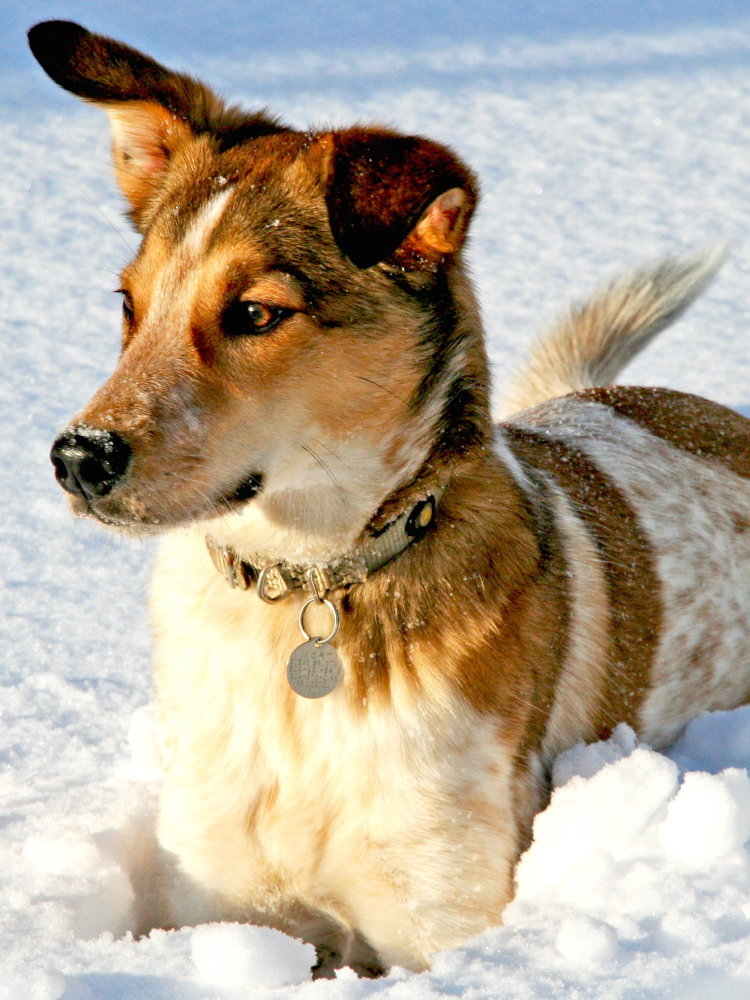
#> input picture dog.jpg, 1500 x 2000 px (shown at 1/2 size)
$ jupyter execute --allow-errors '빅데수 실습3 Principal Axes.ipynb'   (older library calls are emulated)
#> lines starting #> are read from the running program, lines starting #| are printed output that depends on the picture
# 실습 3: Principal Axes, Eigen Face Continued (2023.10.04)
### 빅데이터수치해석 입문 및 실습
### 숙명여자대학교 기계시스템학부 심주용

- Reference: [Data-Driven Science and Engineering](https://www.databookuw.com/) by Steven L. Brunton, J. Nathan Kutz

##  Principal Axes: Noisy Cloud Data with an angle of 60$^{\circ}$

In this example, we aim to create random data with a variance of 4 (standard deviation, 2) along the 60-degree axis and a variance of 0.25 (standard deviation, 0.5) along the 150-degree axis. We then use principal component analysis to verify the principal axis transformation.

First, let's create 10,000 points for the x and y coordinates with a mean of 0 and a variance of 1 using the **np.random.randn function**.

To stretch this data by a factor of 2 along the x-axis and 0.5 along the y-axis, we multiply it by the following diagonal matrix:
$\begin{bmatrix}
2 & 0\\
0 & 0.5
\end{bmatrix}$.

Next, to rotate the data by an angle of 60 degrees, we multiply it by the rotation matrix $R_{\pi/3}, i.e., R_{60^{\circ}}$ =
$\begin{bmatrix}
cos(60^{\circ}) & -sin(60^{\circ})  \\
sin(60^{\circ})  & cos(60^{\circ})
\end{bmatrix}$
=
$\begin{bmatrix}
1/2 & -\sqrt3/2 \\
\sqrt3/2 & 1/2
\end{bmatrix}$.

Lastly, to move the center from (0,0) to (2,1), we add (2,1).

As a result, the following operation is applied to (x,y).
$\begin{bmatrix}
cos(60^{\circ}) & -sin(60^{\circ})  \\
sin(60^{\circ})  & cos(60^{\circ})
\end{bmatrix}$
$\begin{bmatrix}
2 & 0\\
0 & 0.5
\end{bmatrix}$
$\begin{bmatrix}
x\\
y
\end{bmatrix}$
+
$\begin{bmatrix}
2\\
1
\end{bmatrix}$

Lastly, we use it to plot confidence intervals using multiple standard deviations.

- Let's visualize the original scatter and sequential steps of transformations
- Let's explain the confidence interval of gaussian distribution (normal distribution)

[cell 1]
import matplotlib.pyplot as plt
import numpy as np
plt.rcParams['figure.figsize'] = [16, 8]

xC = np.array([2, 1])      # Center of data (mean)
sig = np.array([2, 0.5])   # Principal axes

theta = np.pi/3            # Rotate cloud by pi/3

R = np.array([[np.cos(theta), -np.sin(theta)],     # Rotation matrix
              [np.sin(theta), np.cos(theta)]])

nPoints = 10000            # Create 10,000 points
X = (R @ np.diag(sig) @ np.random.randn(nPoints,2).T).T + np.ones((nPoints,2)) @ np.diag(xC)

fig = plt.figure()
ax1 = fig.add_subplot(121)
ax1.plot(X[:,0],X[:,1], 'k.')
ax1.grid()
plt.xlim((-6, 8))
plt.ylim((-6,8))

Xavg = np.mean(X,axis=0)                  # Compute mean
B = X - Xavg      # Mean-subtracted data

# Find principal components (SVD)
U, S, VT = np.linalg.svd(B/np.sqrt(nPoints-1),full_matrices=False)

ax2 = fig.add_subplot(122)
ax2.plot(X[:,0],X[:,1], 'k.')   # Plot data to overlay PCA
ax2.grid()
plt.xlim((-6, 8))
plt.ylim((-6,8))

theta = 2 * np.pi * np.arange(0,1,0.01)
Rp = VT.T
# 1-std confidence interval
Xstd = Rp @ np.diag(S) @ np.array([np.cos(theta),np.sin(theta)])

ax2.plot(Xavg[0] + Xstd[0,:], Xavg[1] + Xstd[1,:],'-',color='r',lw=3)
ax2.plot(Xavg[0] + 2*Xstd[0,:], Xavg[1] + 2*Xstd[1,:],'-',color='r',lw=3)
ax2.plot(Xavg[0] + 3*Xstd[0,:], Xavg[1] + 3*Xstd[1,:],'-',color='r',lw=3)

# Plot principal components U[:,0]S[0] and U[:,1]S[1]
ax2.plot(np.array([Xavg[0], Xavg[0]+Rp[0,0]*S[0]]),
         np.array([Xavg[1], Xavg[1]+Rp[1,0]*S[0]]),'-',color='cyan',lw=5)
ax2.plot(np.array([Xavg[0], Xavg[0]+Rp[0,1]*S[1]]),
         np.array([Xavg[1], Xavg[1]+Rp[1,1]*S[1]]),'-',color='cyan',lw=5)

plt.show()

The first three standard deviation ellipsoids (red), and the two left singular vectors, scaled by singular values ($\sigma_1v_1 + x_C$ and $\sigma_2u_2 + x_C$: cyan).

## Eigen Face Continued

In this example, use the SVD of the eigenface example and reconstruct a dog face.

- Let's review the previous example
- We will understand the m*n image pixels

[cell 2]
import matplotlib.pyplot as plt
import numpy as np
import os
import scipy.io
plt.rcParams['figure.figsize'] = [8, 8]
plt.rcParams.update({'font.size': 18})

#> (the rest of this cell did not finish here and is left out)

[cell 3]
from matplotlib.image import imread
from skimage.transform import resize

img = imread(os.path.join('dog.jpg'))
#> img is the input picture: shape (2000, 1500, 3); mean R, G, B 181.4, 169.5, 151.9
img = img.mean(-1) # Convert RGB to grayscale
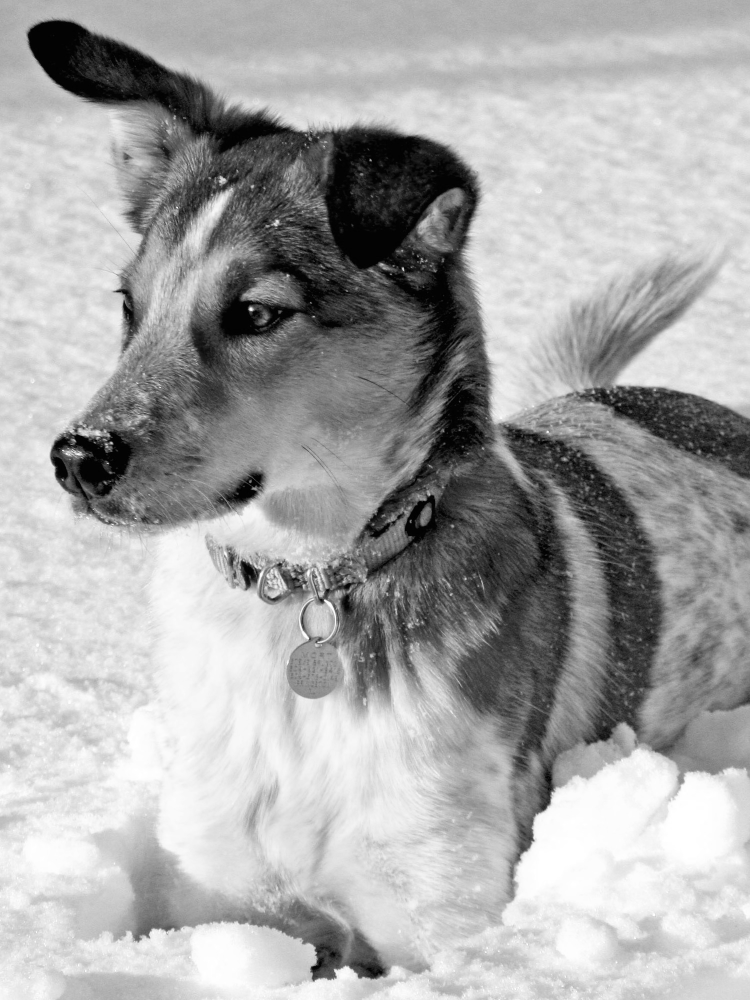
#> img: shape (2000, 1500) float64 (shown at 1/2 size); min 0, max 255, mean 167.6
#> (the rest of this cell did not finish here and is left out)

#> (a cell that did not finish here is left out)

#> (a cell that did not finish here is left out)

#> (a cell that did not finish here is left out)

[cell 7]
VT.shape

[cell 8]
U.shape, S.shape, VT.shape, X.shape

#> (a cell that did not finish here is left out)

## Ratation: Orthogonal Matrix of SVD

Geometric illustration of the SVD

[cell 10]
import matplotlib.pyplot as plt
import numpy as np
from mpl_toolkits.mplot3d import Axes3D
plt.rcParams['figure.figsize'] = [16, 8]
plt.rcParams.update({'font.size': 18})

theta = np.array([np.pi/15, -np.pi/9, -np.pi/20])
Sigma = np.diag([3, 1, 0.5]) # scale x, then y, then z

# Rotation about x axis
Rx = np.array([[1, 0, 0],
               [0, np.cos(theta[0]), -np.sin(theta[0])],
               [0, np.sin(theta[0]), np.cos(theta[0])]])

# Rotation about y axis
Ry = np.array([[np.cos(theta[1]), 0, np.sin(theta[1])],
               [0, 1, 0],
               [-np.sin(theta[1]), 0, np.cos(theta[1])]])

# Rotation about z axis
Rz = np.array([[np.cos(theta[2]), -np.sin(theta[2]), 0],
               [np.sin(theta[2]), np.cos(theta[2]), 0],
               [0, 0, 1]])

# Rotate and scale
X = Rz @ Ry @ Rx @ Sigma

[cell 11]
# Plot sphere
fig = plt.figure()
ax1 = fig.add_subplot(121, projection='3d')
u = np.linspace(-np.pi, np.pi, 100)
v = np.linspace(0, np.pi, 100)
x = np.outer(np.cos(u), np.sin(v))
y = np.outer(np.sin(u), np.sin(v))
z = np.outer(np.ones(np.size(u)), np.cos(v))

# Plot the surface
surf1 = ax1.plot_surface(x, y, z, cmap='jet',alpha=0.6,facecolors=plt.cm.jet(z),linewidth=0.5,rcount=30,ccount=30)
surf1.set_edgecolor('k')
ax1.set_xlim3d(-2, 2)
ax1.set_ylim3d(-2, 2)
ax1.set_zlim3d(-2, 2)

xR = np.zeros_like(x)
yR = np.zeros_like(y)
zR = np.zeros_like(z)

for i in range(x.shape[0]):
    for j in range(x.shape[1]):
        vec = [x[i,j], y[i,j], z[i,j]]
        vecR = X @ vec
        xR[i,j] = vecR[0]
        yR[i,j] = vecR[1]
        zR[i,j] = vecR[2]

ax2 = fig.add_subplot(122, projection='3d')
surf2 = ax2.plot_surface(xR, yR, zR, cmap='jet',alpha=0.6,linewidth=0.5,facecolors=plt.cm.jet(z),rcount=30,ccount=30)
surf2.set_edgecolor('k')
ax2.set_xlim3d(-2, 2)
ax2.set_ylim3d(-2, 2)
ax2.set_zlim3d(-2, 2)
plt.show()

## Truncation for Denoising
In this example, shown, we artificially construct a rank-2 matrix and we contaminate the signal with Gaussian white noise.
First, let's understand rank-1 and rank-2 matrices. From -3 to 3, define functions:
1. $cos(17t)e^{-t^2}$ and $sin(5t)e^{-t^2}$
2. $sin(11t)$ and $cos(13t)$

[cell 12]
t = np.arange(-3,3,0.01)

Utrue = np.array([np.cos(17*t) * np.exp(-t**2), np.sin(11*t)]).T
Strue = np.array([[2, 0],[0, 0.5]])
Vtrue = np.array([np.sin(5*t) * np.exp(-t**2), np.cos(13*t)]).T

plt.plot(Utrue[:,:1] )
plt.plot(Vtrue[:,:1])
#> figure, not shown here; curve peaks at x = 300, y = 1; curve peaks at x = 329, y = 0.913

### Make a rank-1 matrix image

[cell 13]
X = Utrue[:,:1] @ Strue[:1,:1] @ Vtrue.T[:1,:]
plt.imshow(X)
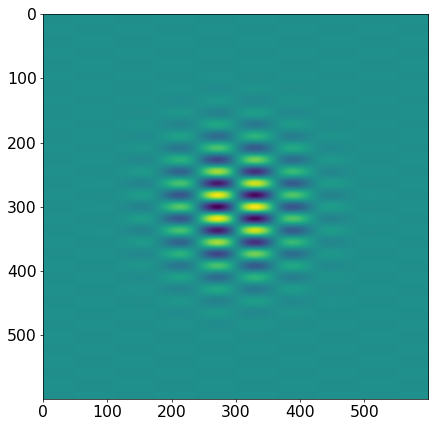
#> figure drawn by matplotlib, 1 panel

### Make a rank-2 matrix image

[cell 14]
import matplotlib.pyplot as plt
import matplotlib.patches as patches
import numpy as np
plt.rcParams['figure.figsize'] = [8, 8]
plt.rcParams.update({'font.size': 18})

t = np.arange(-3,3,0.01)

Utrue = np.array([np.cos(17*t) * np.exp(-t**2), np.sin(11*t)]).T
Strue = np.array([[2, 0],[0, 0.5]])
Vtrue = np.array([np.sin(5*t) * np.exp(-t**2), np.cos(13*t)]).T

X = Utrue @ Strue @ Vtrue.T

plt.imshow(X)
plt.set_cmap('gray')
plt.axis('off')
plt.show()

### Add noise to the matrix

[cell 15]
sigma = 1
Xnoisy = X + sigma*np.random.randn(*X.shape)
plt.imshow(Xnoisy)
plt.set_cmap('gray')
plt.axis('off')
plt.show()
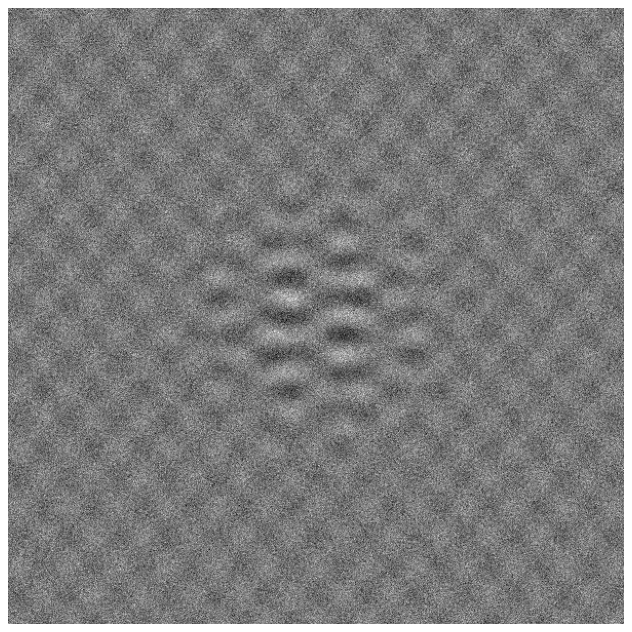
#> figure drawn by matplotlib, 1 panel

### Denoise using SVD

[cell 16]
U, S, VT = np.linalg.svd(Xnoisy,full_matrices=0)
N = Xnoisy.shape[0]
r = 1

Xclean = U[:,:(r+1)] @ np.diag(S[:(r+1)]) @ VT[:(r+1),:]
plt.imshow(Xclean)
plt.set_cmap('gray')
plt.axis('off')
plt.show()

### Use 90% cutoff

[cell 17]
cdS = np.cumsum(S**2) / np.sum(S**2) # Cumulative energy
r90 = np.min(np.where(cdS > 0.90)) # Find r to capture 90% energy
X90 = U[:,:(r90+1)] @ np.diag(S[:(r90+1)]) @ VT[:(r90+1),:]
plt.imshow(X90)
plt.set_cmap('gray')
plt.axis('off')
plt.show()

### Plot Singular Values

[cell 18]
fig = plt.figure(figsize=(15,5))
ax1 = fig.add_subplot(131)

cutoff = 5000 #56.56854249492381
ax1.semilogy(S**2,'-o', color='k', lw=2)
ax1.semilogy(np.diag(S[:(r+1)])**2,'o', color='r', lw=2)
ax1.plot(np.array([-20, N+20]),np.array([cutoff, cutoff]),'--', color='r', lw=2)
rect = patches.Rectangle((-5,1000),100,20000,lw=2,linestyle='--',facecolor='none',edgecolor='k')
ax1.add_patch(rect)
# ax1.set_xlim((-10,610))
# ax1.set_ylim((0.003,300))
ax1.grid()

ax2 = fig.add_subplot(132)
ax2.semilogy(S**2,'-o', color='k', lw=2)
ax2.semilogy(np.diag(S[:(r+1)])**2,'o', color='r', lw=2)
ax2.plot(np.array([-20, N+20]),np.array([cutoff, cutoff]),'--', color='r', lw=2)
ax2.set_xlim((-5,100))
ax2.set_ylim((1000,20000))
# for tick in ax2.get_yticklabels():
#     tick.set_fontsize(5)
ax2.grid()

ax3 = fig.add_subplot(133)
ax3.plot(cdS,'-o',color='k',lw=2)
ax3.plot(cdS[:(r90+1)],'o',color='b',lw=2)
ax3.plot(cdS[:(r+1)],'o',color='r',lw=2)
plt.xticks(np.array([0, r90, 600]))
plt.yticks(np.array([0, 0.5, 0.9, 1]))
plt.xlim((-10,610))
ax3.plot(np.array([r90, r90, -10]),np.array([0, 0.9, 0.9]),'--',color='b',lw=2)
ax3.grid()
fig.tight_layout(pad=0.5)
plt.show()
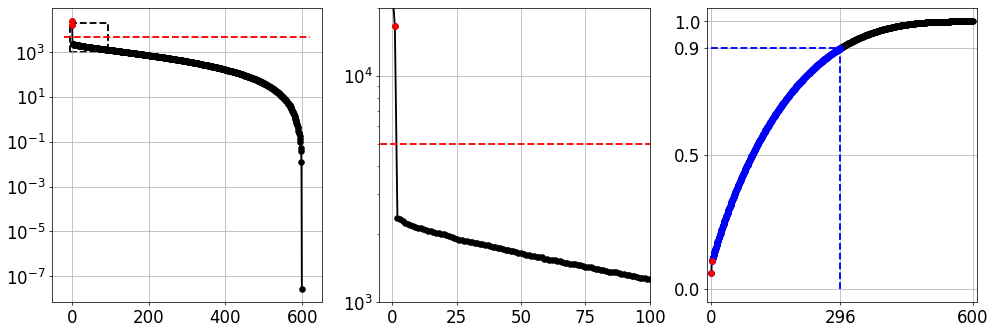
#> figure drawn by matplotlib, 3 panels; panel 1: curve peaks at x = 0, y = 24068.2; panel 2: curve peaks at x = 0, y = 24068.2; panel 3: curve peaks at x = 599, y = 1; panel 3: curve peaks at x = 296, y = 0.9

## PCA 시각화 (2020년도 기말고사 기출문제)

다음 “sensor_array_data.csv” 데이터는 6가지 다른 몸의 움직임에 대해서 각각 30번 측정한 센서 데이터이다. 이 데이터는 총 180측정한 데이터에 대해서 776개의 특징값을 가진다. 즉, 다음 “sensor_array_data.csv”는 아래와 같이 180 x 776 행렬이다.

각각 다른 몸의 동작은 A, B, C, D, E, F로 구별되어 “sensor_array_data_grp.csv”에 저장이 되어있다.
위 데이터에 주성분분석(Principal Component Analysis)를 적용하여 구한 주성분1과 주성분2를 이용한다고 하자. 이때 몸 동작 A, B, C, D, E, F 중 다른 동작과 가장 잘 구별되는 동작은 무엇인가?

답: 동작 (                  )이다.

## Importance of Data Alignment

[cell 19]
import matplotlib.pyplot as plt
import numpy as np
import scipy.misc
plt.rcParams['figure.figsize'] = [8,8]
plt.rcParams.update({'font.size': 18})

n = 1000
q = int(n/4)
X = np.zeros((n,n))
X[(q-1):(3*q),(q-1):(3*q)] = 1

plt.imshow(X)
plt.set_cmap('gray')
plt.axis('off')
plt.title('Unrotated Matrix')
plt.show()
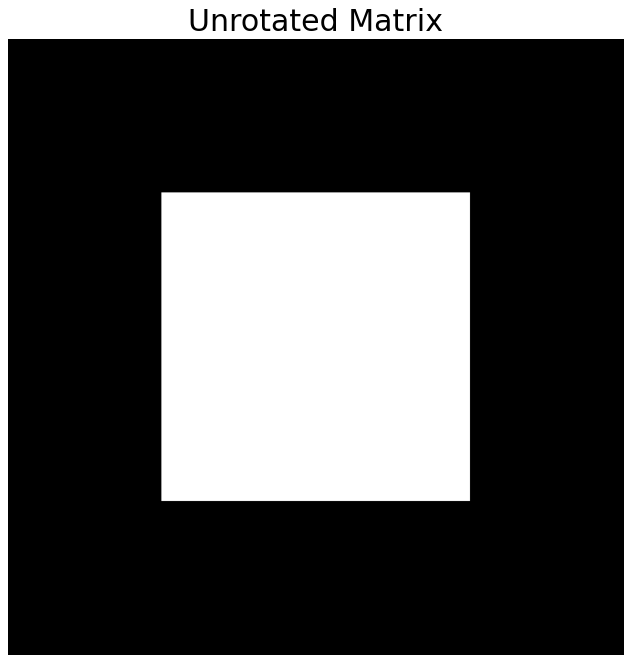
#> figure drawn by matplotlib, 1 panel

[cell 20]
import skimage
X_rot = skimage.transform.rotate(X,10)
X_rot[np.nonzero(X_rot)] = 1

plt.imshow(X_rot)
plt.set_cmap('gray')
plt.axis('off')
plt.title('Rotated Matrix')
plt.show()
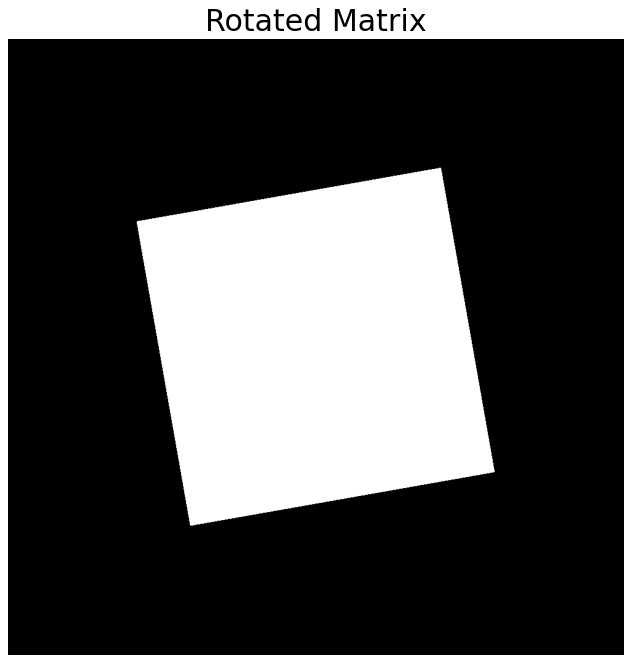
#> figure drawn by matplotlib, 1 panel

[cell 21]
U, S, VT = np.linalg.svd(X,full_matrices=0)

plt.semilogy(S,'-o',color='k')
plt.ylim((10**(-16),10**(4)+1))
plt.yticks(np.power(10,np.arange(-16,4,4, dtype=float)))
plt.xticks(np.arange(0,1000,250))
plt.grid()
plt.title('Unrotated Matrix: Spectrum')
plt.show()
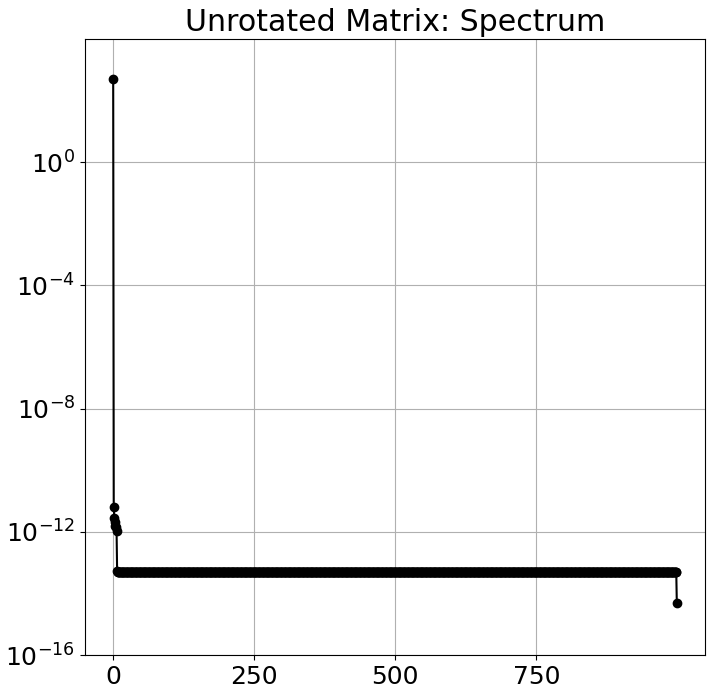
#> figure drawn by matplotlib, 1 panel; curve peaks at x = 0, y = 501

[cell 22]
U_rot, S_rot, VT_rot = np.linalg.svd(X_rot,full_matrices=0)

plt.semilogy(S_rot,'-o',color='k')
plt.ylim((10**(-16),10**(4)+1))
plt.yticks(np.power(10,np.arange(-16,4,4, dtype=float)))
plt.xticks(np.arange(0,1000,250))
plt.grid()
plt.title('Rotated Matrix: Spectrum')
plt.show()
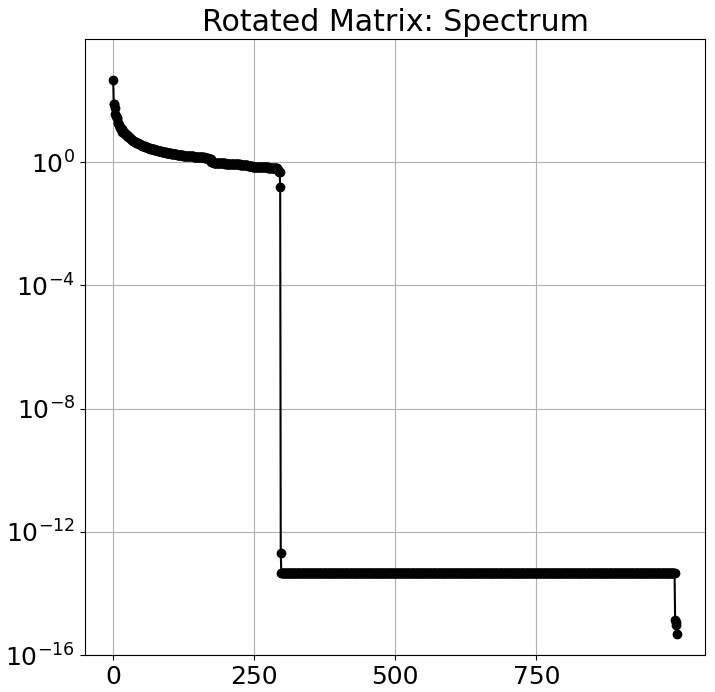
#> figure drawn by matplotlib, 1 panel; curve peaks at x = 0, y = 478.2

[cell 23]
import matplotlib.pyplot as plt
import matplotlib.cm
import numpy as np
import skimage.transform

plt.rcParams['figure.figsize'] = [12,6]
plt.rcParams.update({'font.size': 18})

n = 1000
q = int(n/4)
X = np.zeros((n,n))
X[(q-1):(3*q),(q-1):(3*q)] = 1

nAngles = 12 # Sweep through 12 different angles, from 0:4:44 degrees
cm_np = np.array([[0,0,2/3],
                 [0,0,1],
                 [0,1/3,1],
                 [0,2/3,1],
                 [0,1,1],
                 [1/3,1,2/3],
                 [2/3,1,1/3],
                 [1,1,0],
                 [1,2/3,0],
                 [1,1/3,0],
                 [1,0,0],
                 [2/3,0,0]])


cmap = plt.cm.jet
cmap.set_bad(alpha = 0.0)

U, S, VT = np.linalg.svd(X,full_matrices=0)

fig1 = plt.figure()
ax1 = fig1.add_subplot(121)
plt.imshow(np.ma.masked_where(X == 0, X),vmin=0,vmax=nAngles)
plt.set_cmap(cmap)
plt.axis('off')


ax2 = fig1.add_subplot(122)
plt.semilogy(S,'-o',color=tuple(cm_np[0]))
plt.grid()

plt.show()
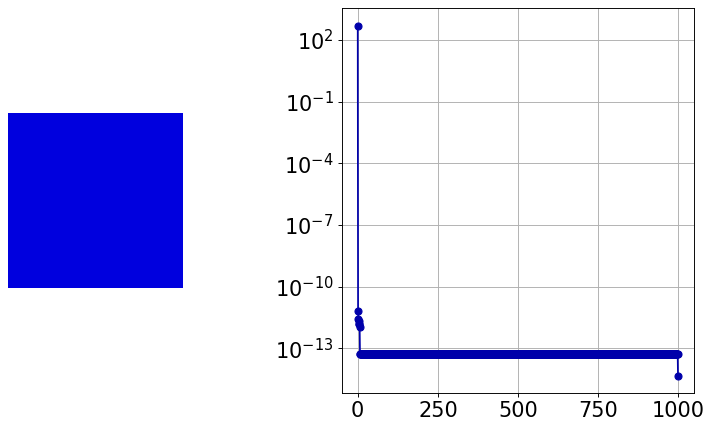
#> figure drawn by matplotlib, 2 panels; panel 2: curve peaks at x = 0, y = 501

[cell 24]
Xrot = X

fig, axs = plt.subplots(1,2)

for j in range(nAngles):
    Xrot = skimage.transform.rotate(X,j*4) #rotate by theta = j*4 degrees
    Xrot[np.nonzero(Xrot)] = j

    U, S, VT = np.linalg.svd(Xrot)

    axs[0].imshow(np.ma.masked_where(Xrot == 0, Xrot),vmin=0,vmax=nAngles)
    plt.set_cmap(cmap)
    axs[0].axis('off')

    axs[1].semilogy(S,'-o',color=tuple(cm_np[j]))
    axs[1].axis('on')
    axs[1].grid(1)

plt.show()
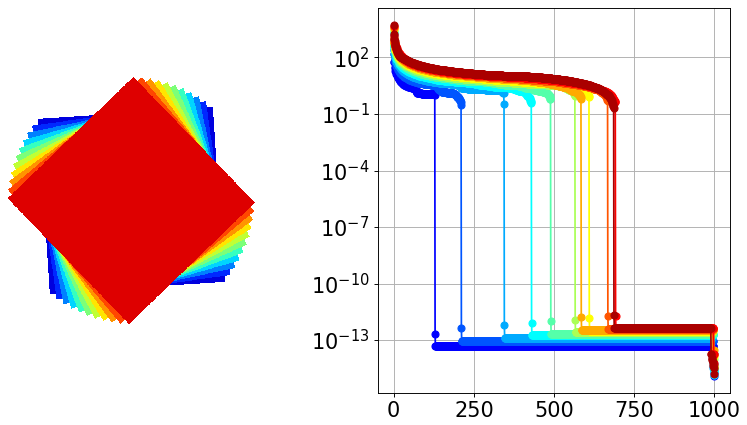
#> figure drawn by matplotlib, 2 panels; panel 2: curve peaks at x = 0, y = 491.2; panel 2: curve peaks at x = 0, y = 964.4
